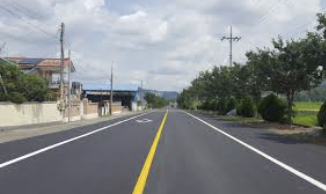
#> input picture CV_Practice/lane.png, 326 x 194 px
$ python 05_hough_lines.py
#> lines starting #> are read from the running program, lines starting #| are printed output that depends on the picture; after the words box and inside, x2 and y2 are one past the last pixel; in counts of white or black regions, pixels touching at a corner belong together
import cv2
import numpy as np

img_color = cv2.imread('lane.png')
#> img_color is the input picture: shape (194, 326, 3); mean B, G, R 137.2, 135.1, 131.7
img_hls = cv2.cvtColor(img_color, cv2.COLOR_BGR2HLS)
#> img_hls: shape (194, 326, 3); mean of channels 0, 1, 2 91.5, 135.2, 30.6

# 흰색/노란색 마스크 생성
lower_white = np.array([0,200,0])
upper_white = np.array([179,255,255])
mask_white = cv2.inRange(img_hls, lower_white, upper_white)
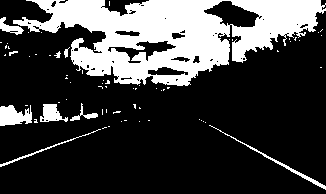
#> mask_white: shape (194, 326); 25.2% white; 67 white regions (57 under 20 px), largest, box (x1, y1, x2, y2) and area: (13, 0, 326, 86) 14127, (0, 105, 32, 126) 483, (209, 125, 326, 190) 306

lower_yellow = np.array([15, 30, 115])
upper_yellow = np.array([35, 204, 255])
mask_yellow = cv2.inRange(img_hls, lower_yellow, upper_yellow)
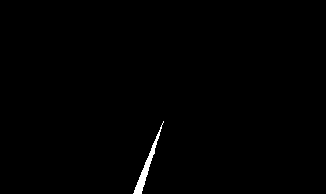
#> mask_yellow: shape (194, 326); 0.57% white; 1 white region, box (x1, y1, x2, y2) and area: (133, 121, 164, 194) 362

# 두 마스크를 합치고 원본에 씌우기 ( 흰색과 노란색만 남음 )
mask_combined = cv2.bitwise_or(mask_white, mask_yellow)
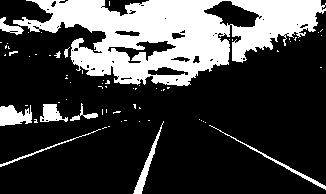
#> mask_combined: shape (194, 326); 25.8% white; 68 white regions (57 under 20 px), largest, box (x1, y1, x2, y2) and area: (13, 0, 326, 86) 14127, (0, 105, 32, 126) 483, (133, 121, 164, 194) 362
filtered_img = cv2.bitwise_and(img_color, img_color, mask = mask_combined)
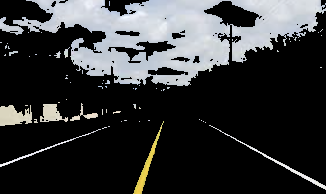
#> filtered_img: shape (194, 326, 3); mean B, G, R 55.3, 54.2, 52.9

# 필터링된 깔끔한 이미지로 윤곽선 추출
img_gray = cv2.cvtColor(filtered_img, cv2.COLOR_BGR2GRAY)
edges = cv2.Canny(img_gray, 50, 50)
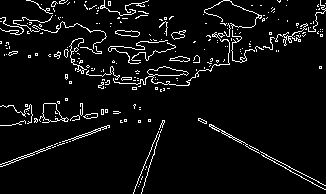
#> edges: shape (194, 326); 5.6% white in thin lines or dots


# 허프 변환으로 직선 찾아내기
lines = cv2.HoughLinesP(
    edges,
    1,
    np.pi/180,
    threshold = 70,
    minLineLength = 40,
    maxLineGap = 5
)
#> lines = [[206, 122, 324, 185], [198, 119, 325, 189], [0, 164, 109, 125], [0, 166, 109, 126]]

# 찾은 직선을 원본 이미지에 빨간색으로 덧그리기
if lines is not None:
    for line in lines:
        x1,y1,x2,y2 = line[0]
        cv2.line(img_color, (x1,y1), (x2,y2), (0,0,255), 3)
#> this loop made 4 passes
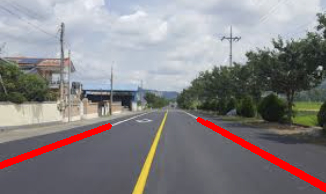
#> img_color: shape (194, 326, 3); 2.81% of pixels changed, all inside (x1, y1, x2, y2) = (0, 117, 326, 192)

cv2.imshow('1. Canny Edges', edges)
cv2.imshow('2. Lane Detection', img_color)

cv2.waitKey(0)
cv2.destroyAllWindows()
